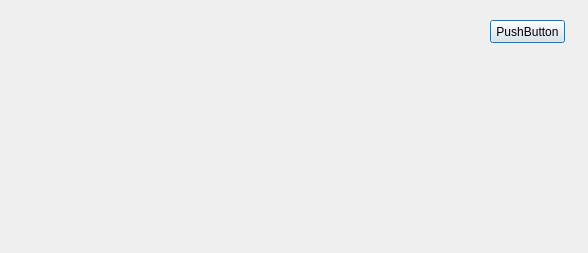
<?xml version="1.0" encoding="UTF-8"?>
<ui version="4.0">
 <class>Dialog</class>
 <widget class="QDialog" name="Dialog">
  <property name="geometry">
   <rect>
    <x>0</x>
    <y>0</y>
    <width>588</width>
    <height>253</height>
   </rect>
  </property>
  <property name="windowTitle">
   <string>Dialog</string>
  </property>
  <widget class="QPushButton" name="vlimPushButton">
   <property name="geometry">
    <rect>
     <x>490</x>
     <y>20</y>
     <width>75</width>
     <height>23</height>
    </rect>
   </property>
   <property name="text">
    <string>PushButton</string>
   </property>
  </widget>
 </widget>
 <resources/>
 <connections/>
</ui>
